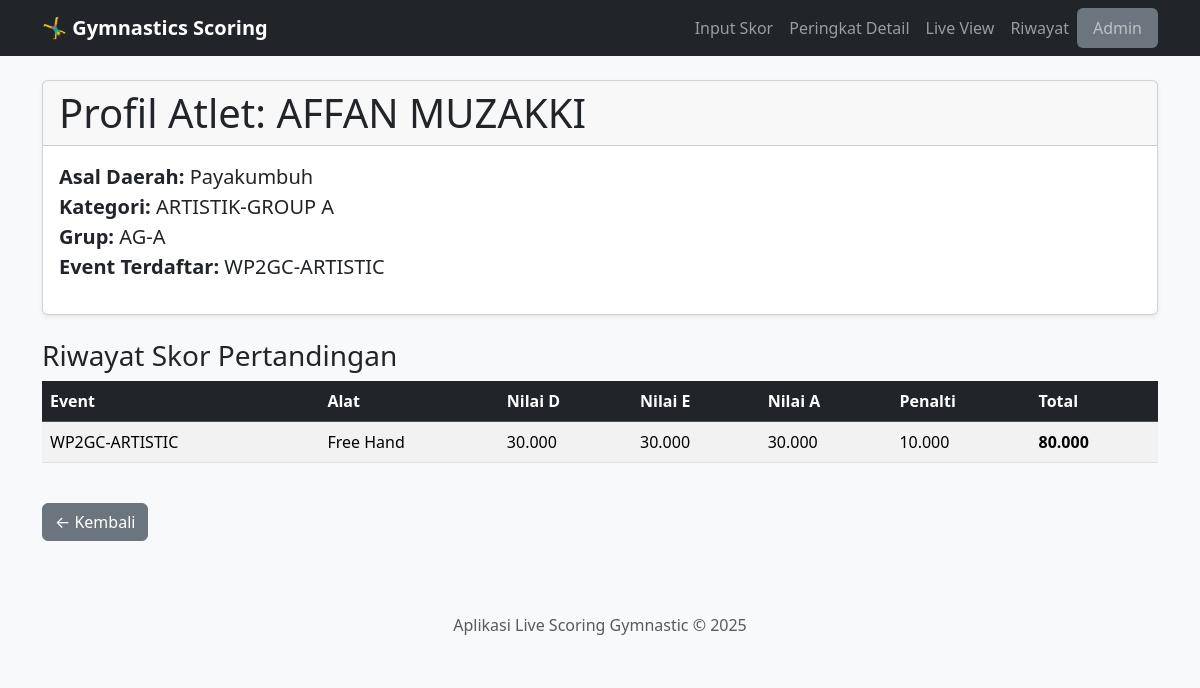
The page /peserta/2 on the database as committed earlier.
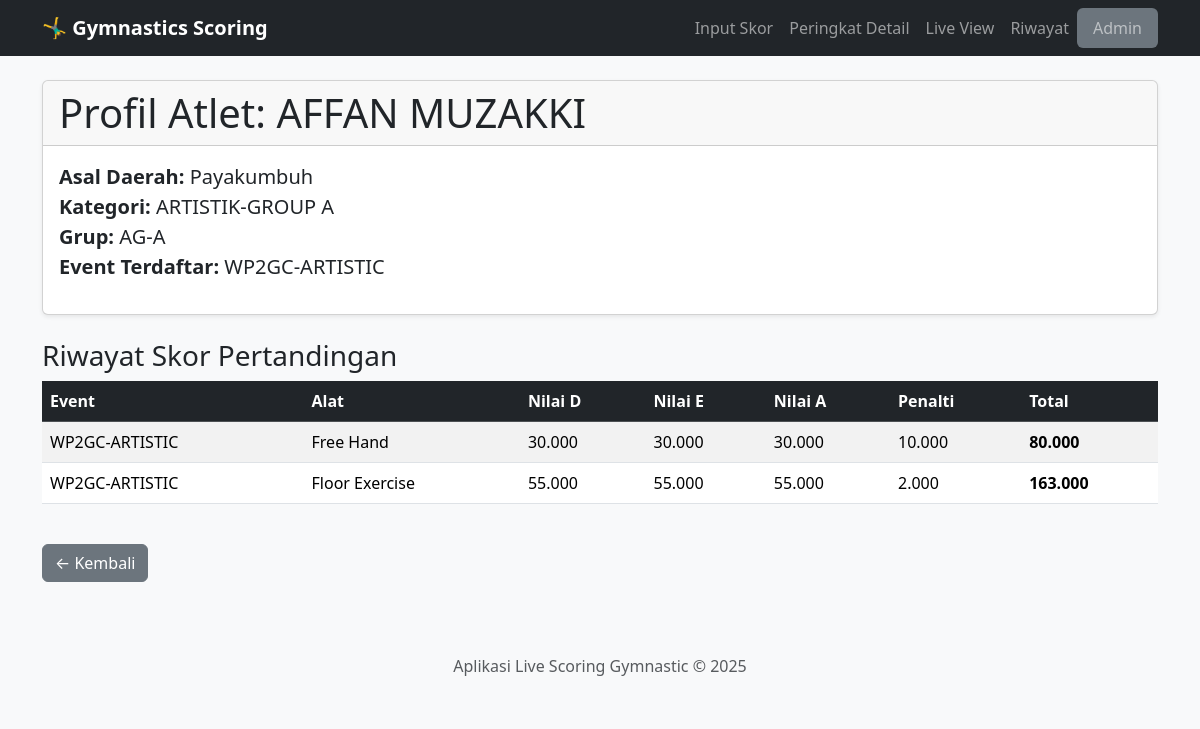
The same page on the database as committed later.
### app.py (models this page shows)
class Skor(db.Model):
    id = db.Column(db.Integer, primary_key=True)
    event_id = db.Column(db.Integer, db.ForeignKey('event.id'), nullable=False)
    peserta_id = db.Column(db.Integer, db.ForeignKey('peserta.id'), nullable=False)
    alat_id = db.Column(db.Integer, db.ForeignKey('alat.id'), nullable=False)
    nilai_d = db.Column(db.Float, nullable=False, default=0.0)
    nilai_e = db.Column(db.Float, nullable=False, default=0.0)
    nilai_a = db.Column(db.Float, nullable=False, default=0.0)
    penalti = db.Column(db.Float, nullable=False, default=0.0)
    total_nilai = db.Column(db.Float, nullable=False, default=0.0)
    sesi_pertandingan = db.Column(db.String(100), default="current")
    event = db.relationship('Event', backref=db.backref('skor', lazy=True, cascade="all, delete"))
    peserta = db.relationship('Peserta', backref=db.backref('skor', lazy=True, cascade="all, delete"))
    alat = db.relationship('Alat')

class Event(db.Model):
    id = db.Column(db.Integer, primary_key=True)
    nama = db.Column(db.String(200), nullable=False)
    tanggal = db.Column(db.Date, nullable=False)
    is_active = db.Column(db.Boolean, default=False, nullable=False)

class Alat(db.Model):
    id = db.Column(db.Integer, primary_key=True)
    nama = db.Column(db.String(100), unique=True, nullable=False)

### app.py (the view)
@app.route('/peserta/<int:peserta_id>')
def profil_peserta(peserta_id):
    peserta = Peserta.query.get_or_404(peserta_id)
    skor_peserta = Skor.query.filter_by(peserta_id=peserta.id)\
        .join(Event).order_by(Event.tanggal.desc()).all()
    return render_template('profil_peserta.html', peserta=peserta, skor_list=skor_peserta)

### templates/profil_peserta.html (shortened to what this page needs)
{% extends 'layout.html' %}
{% block content %}
<div class="card shadow-sm mb-4">
    <div class="card-header">
        <h1 class="mb-0">Profil Atlet: {{ peserta.nama }}</h1>
    </div>
    <div class="card-body">
        <p class="fs-5">
            <strong>Asal Daerah:</strong> {{ peserta.daerah.nama }} <br>
            <strong>Kategori:</strong> {{ peserta.kategori.nama }} <br>
            <strong>Grup:</strong> {{ peserta.grup.nama }} <br>
            <strong>Event Terdaftar:</strong> {{ peserta.event.nama }}
        </p>
    </div>
</div>
<h3 class="mt-4">Riwayat Skor Pertandingan</h3>
<div class="table-responsive">
    <table class="table table-striped table-hover">
        <thead class="table-dark">
            <tr>
                <th>Event</th>
                <th>Alat</th>
                <th>Nilai D</th>
                <th>Nilai E</th>
                <th>Nilai A</th>
                <th>Penalti</th>
                <th>Total</th>
            </tr>
        </thead>
        <tbody>
            {% for skor in skor_list %}
            <tr>
                <td>{{ skor.event.nama }}</td>
                <td>{{ skor.alat.nama }}</td>
                <td>{{ "%.3f"|format(skor.nilai_d) }}</td>
                <td>{{ "%.3f"|format(skor.nilai_e) }}</td>
                <td>{{ "%.3f"|format(skor.nilai_a) }}</td>
                <td>{{ "%.3f"|format(skor.penalti) }}</td>
                <td><strong>{{ "%.3f"|format(skor.total_nilai) }}</strong></td>
            </tr>
            {% else %}
            <tr><td colspan="7" class="text-center">Atlet ini belum memiliki catatan skor.</td></tr>
            {% endfor %}
        </tbody>
    </table>
</div>
<div class="mt-4">
    <a href="javascript:history.back()" class="btn btn-secondary">&larr; Kembali</a>
</div>
{% endblock %}

Rows that differ between the two databases and show on the page:
added Skor: event.nama "WP2GC-ARTISTIC", alat.nama "Floor Exercise", nilai_d "55.000", nilai_e "55.000", nilai_a "55.000", penalti "2.000", total_nilai "163.000"
